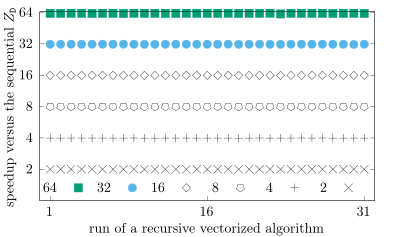

The gnuplot source for this figure:
set term cairolatex pdf standalone header "\\usepackage{amsmath,amsfonts}" color font ", 10" size 10cm,6cm
set output "partim-Z_D.tex"

set key bottom center horizontal spacing 1.5
set logscale y 2
set xrange [0:32]
set xlabel "run of a recursive vectorized algorithm"
set xtics ("1" 1, "16" 16, "31" 31)
set yrange [1:65]
set ylabel "speedup versus the sequential $Z_{\\mathtt{D}}$"
set ytics ("2" 2, "4" 4, "8" 8, "16" 16, "32" 32, "64" 64)

set datafile columnheaders
plot "cilk.csv" using 1:($2/$8) with points title "64" pointtype 5 linetype 2, \
     "cilk.csv" using 1:($2/$7) with points title "32" pointtype 7 linetype 3, \
     "cilk.csv" using 1:($2/$6) with points title "16" pointtype 12 linetype 0, \
     "cilk.csv" using 1:($2/$5) with points title "8" pointtype 14 linetype 0, \
     "cilk.csv" using 1:($2/$4) with points title "4" pointtype 1 linetype 0, \
     "cilk.csv" using 1:($2/$3) with points title "2" pointtype 2 linetype 0
